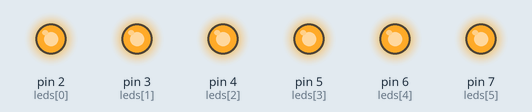
Recording of a sketch running on a simulated Arduino Uno, built with avr-gcc and run on an emulated ATmega328P. Shown: output pins drawn as LEDs (lit = HIGH). Random numbers use the default seed unless the sketch sets one.

Above: at 0.1 s.
At 4.1 s:
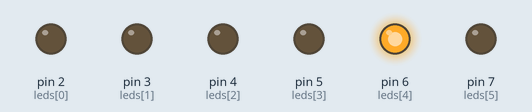
At 8.6 s:
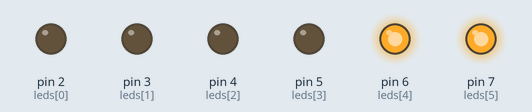
At 16.6 s:
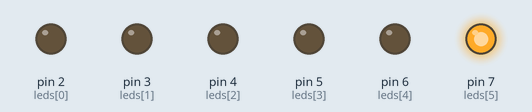
At 24.6 s:
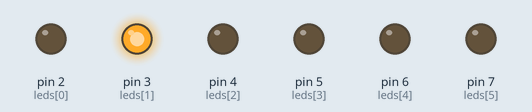
At 33.1 s:
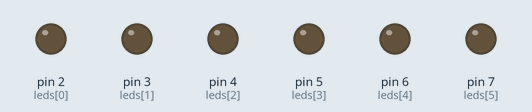
Timing chart, 0 to 40.0 s (numbered marks = the images above):
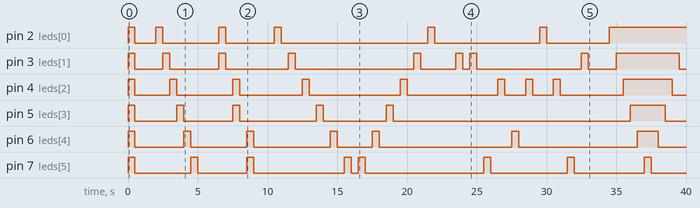

The sketch:

secuencia.ino
```cpp
int leds[] = {2, 3, 4, 5, 6, 7};
int numLeds = 6;
int patternDuration = 500; // Duración de cada patrón en milisegundos

void setup() {
  for (int i = 0; i < numLeds; i++) {
    pinMode(leds[i], OUTPUT);
  }
}

void loop() {
  pattern1(); // Secuencia 1: Todos los LEDs parpadean juntos
  delay(1000);

  pattern2(); // Secuencia 2: Encender y apagar los LEDs uno por uno
  delay(1000);

  pattern3(); // Secuencia 3: Dos LEDs parpadean en secuencia
  delay(1000);

  pattern4(); // Secuencia 4: Encender LEDs en patrón de zigzag
  delay(1000);

  pattern5(); // Secuencia 5: LEDs aleatorios encendiendo y apagando
  delay(1000);

  pattern6(); // Secuencia 6: LEDs encendidos en forma de ola
  delay(1000);
}

void allOff() {
  for (int i = 0; i < numLeds; i++) {
    digitalWrite(leds[i], LOW);
  }
}

void pattern1() {
  for (int i = 0; i < numLeds; i++) {
    digitalWrite(leds[i], HIGH);
  }
  delay(patternDuration);
  allOff();
  delay(patternDuration);
}

void pattern2() {
  for (int i = 0; i < numLeds; i++) {
    digitalWrite(leds[i], HIGH);
    delay(patternDuration);
    digitalWrite(leds[i], LOW);
  }
  delay(patternDuration);
}

void pattern3() {
  for (int i = 0; i < numLeds; i += 2) {
    digitalWrite(leds[i], HIGH);
    digitalWrite(leds[i + 1], HIGH);
    delay(patternDuration);
    digitalWrite(leds[i], LOW);
    digitalWrite(leds[i + 1], LOW);
    delay(patternDuration);
  }
}

void pattern4() {
  for (int i = 0; i < numLeds; i++) {
    digitalWrite(leds[i], HIGH);
    delay(patternDuration);
    allOff();
    delay(patternDuration);
  }
  for (int i = numLeds - 1; i >= 0; i--) {
    digitalWrite(leds[i], HIGH);
    delay(patternDuration);
    allOff();
    delay(patternDuration);
  }
}

void pattern5() {
  for (int i = 0; i < 10; i++) {
    int randomLed = random(numLeds);
    digitalWrite(leds[randomLed], HIGH);
    delay(patternDuration);
    digitalWrite(leds[randomLed], LOW);
    delay(patternDuration);
  }
}

void pattern6() {
  for (int i = 0; i < numLeds; i++) {
    digitalWrite(leds[i], HIGH);
    delay(patternDuration);
  }
  for (int i = numLeds - 1; i >= 0; i--) {
    digitalWrite(leds[i], LOW);
    delay(patternDuration);
  }
}
```

Measured:
- by itself, pin 2 (leds[0]): LOW → HIGH at 0.00 s, → LOW 0.50 s later, → HIGH 1.5 s later, → LOW 0.50 s later, … (13 changes in this stretch)
- by itself, pin 3 (leds[1]): LOW → HIGH at 0.00 s, → LOW 0.50 s later, → HIGH 2.0 s later, → LOW 0.50 s later, … (18 changes in this stretch)
- by itself, pin 4 (leds[2]): LOW → HIGH at 0.00 s, → LOW 0.50 s later, → HIGH 2.5 s later, → LOW 0.50 s later, … (18 changes in this stretch)
- by itself, pin 5 (leds[3]): LOW → HIGH at 0.00 s, → LOW 0.50 s later, → HIGH 3.0 s later, → LOW 0.50 s later, … (12 changes in this stretch)
- by itself, pin 6 (leds[4]): LOW → HIGH at 0.00 s, → LOW 0.50 s later, → HIGH 3.5 s later, → LOW 0.50 s later, … (14 changes in this stretch)
- by itself, pin 7 (leds[5]): LOW → HIGH at 0.00 s, → LOW 0.50 s later, → HIGH 4.0 s later, → LOW 0.50 s later, … (16 changes in this stretch)
